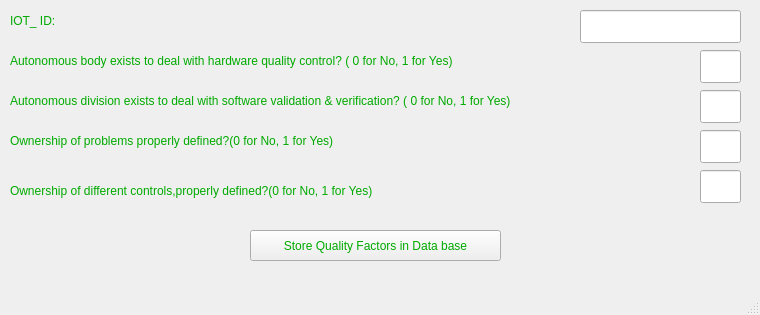
<?xml version="1.0" encoding="UTF-8"?>
<ui version="4.0">
 <class>MainWindow</class>
 <widget class="QMainWindow" name="MainWindow">
  <property name="geometry">
   <rect>
    <x>0</x>
    <y>0</y>
    <width>760</width>
    <height>315</height>
   </rect>
  </property>
  <property name="windowTitle">
   <string>Quality Factors</string>
  </property>
  <property name="styleSheet">
   <string notr="true">color: rgb(0, 170, 0);
font: 75 12pt &quot;MS Shell Dlg 2&quot;;</string>
  </property>
  <widget class="QWidget" name="centralwidget">
   <widget class="QPushButton" name="pushButton">
    <property name="geometry">
     <rect>
      <x>250</x>
      <y>230</y>
      <width>251</width>
      <height>31</height>
     </rect>
    </property>
    <property name="text">
     <string>Store Quality Factors in Data base</string>
    </property>
   </widget>
   <widget class="QLineEdit" name="lineEdit_4">
    <property name="geometry">
     <rect>
      <x>700</x>
      <y>50</y>
      <width>41</width>
      <height>33</height>
     </rect>
    </property>
   </widget>
   <widget class="QLabel" name="label_4">
    <property name="geometry">
     <rect>
      <x>10</x>
      <y>50</y>
      <width>631</width>
      <height>21</height>
     </rect>
    </property>
    <property name="text">
     <string>Autonomous body exists to deal with hardware quality control? ( 0 for No, 1 for Yes)</string>
    </property>
   </widget>
   <widget class="QLineEdit" name="lineEdit_5">
    <property name="geometry">
     <rect>
      <x>700</x>
      <y>90</y>
      <width>41</width>
      <height>33</height>
     </rect>
    </property>
   </widget>
   <widget class="QLineEdit" name="lineEdit_6">
    <property name="geometry">
     <rect>
      <x>700</x>
      <y>130</y>
      <width>41</width>
      <height>33</height>
     </rect>
    </property>
   </widget>
   <widget class="QLabel" name="label_6">
    <property name="geometry">
     <rect>
      <x>10</x>
      <y>90</y>
      <width>691</width>
      <height>21</height>
     </rect>
    </property>
    <property name="text">
     <string>Autonomous division exists to deal with software validation &amp; verification? ( 0 for No, 1 for Yes)</string>
    </property>
   </widget>
   <widget class="QLabel" name="label_7">
    <property name="geometry">
     <rect>
      <x>10</x>
      <y>130</y>
      <width>461</width>
      <height>21</height>
     </rect>
    </property>
    <property name="text">
     <string>Ownership of problems properly defined?(0 for No, 1 for Yes)</string>
    </property>
   </widget>
   <widget class="QLabel" name="label_5">
    <property name="geometry">
     <rect>
      <x>10</x>
      <y>10</y>
      <width>131</width>
      <height>21</height>
     </rect>
    </property>
    <property name="text">
     <string>IOT_ ID:</string>
    </property>
   </widget>
   <widget class="QLineEdit" name="lineEdit_9">
    <property name="geometry">
     <rect>
      <x>580</x>
      <y>10</y>
      <width>161</width>
      <height>33</height>
     </rect>
    </property>
   </widget>
   <widget class="QLabel" name="label_8">
    <property name="geometry">
     <rect>
      <x>10</x>
      <y>180</y>
      <width>511</width>
      <height>21</height>
     </rect>
    </property>
    <property name="text">
     <string>Ownership of different controls,properly defined?(0 for No, 1 for Yes)</string>
    </property>
   </widget>
   <widget class="QLineEdit" name="lineEdit_7">
    <property name="geometry">
     <rect>
      <x>700</x>
      <y>170</y>
      <width>41</width>
      <height>33</height>
     </rect>
    </property>
   </widget>
  </widget>
  <widget class="QStatusBar" name="statusbar"/>
 </widget>
 <resources/>
 <connections/>
</ui>
